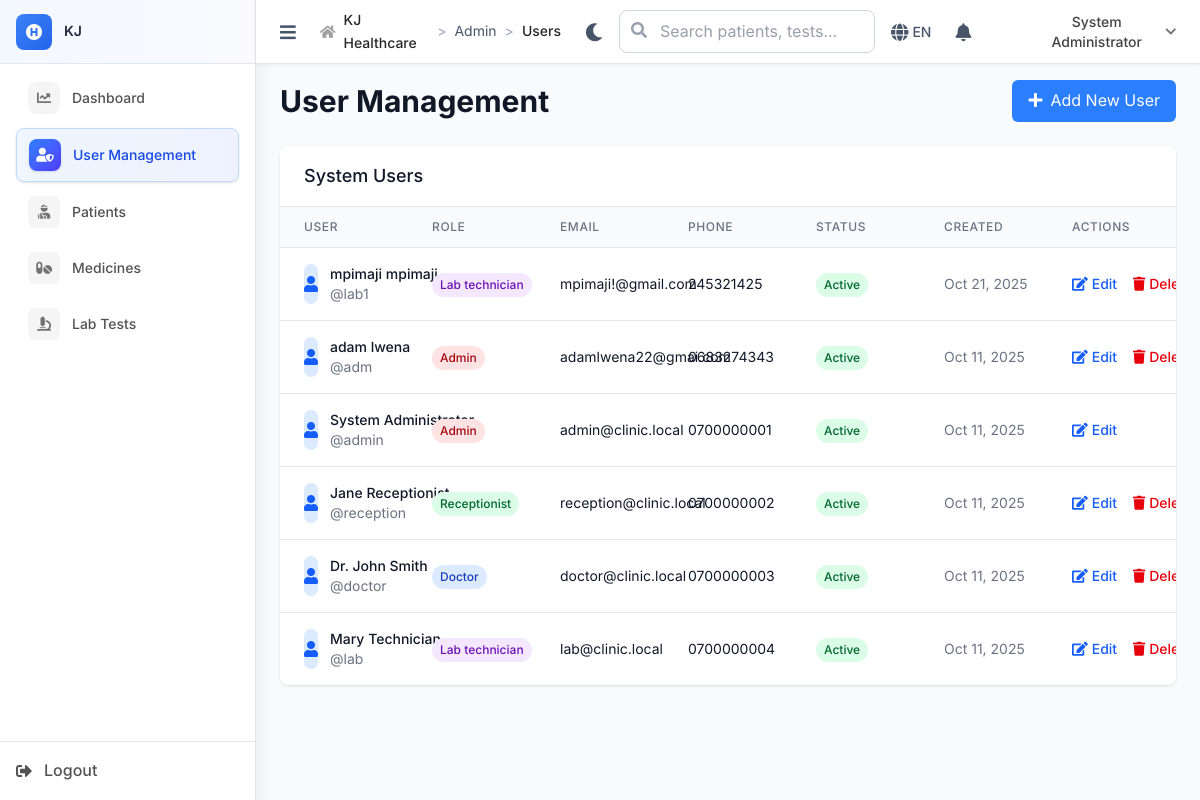
/admin/users (signed in), run on an earlier commit of the app's database.
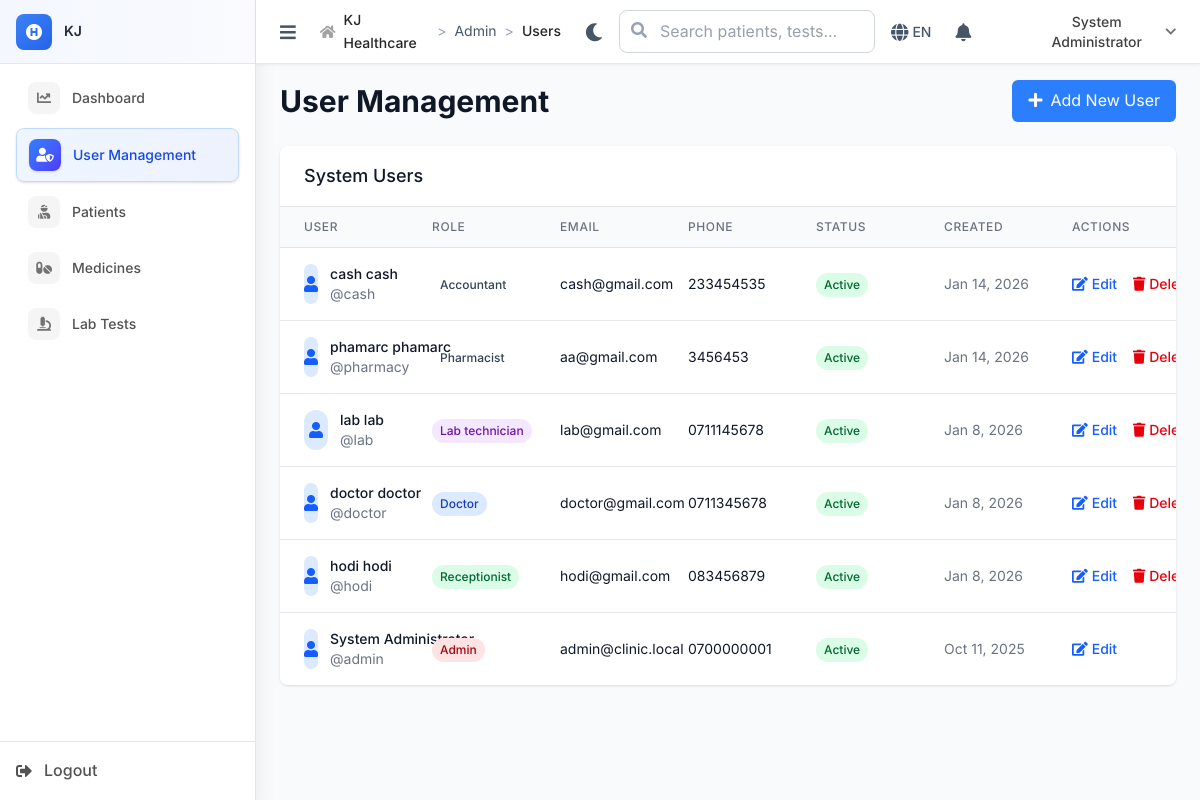
And on a later commit of the database.
### tables this page shows
CREATE TABLE `users` (
  `id` int NOT NULL,
  `username` varchar(50) NOT NULL,
  `password_hash` varchar(255) NOT NULL,
  `email` varchar(100) NOT NULL,
  `role` enum('admin','receptionist','doctor','lab_technician','accountant','pharmacist') NOT NULL,
  `first_name` varchar(50) NOT NULL,
  `last_name` varchar(50) NOT NULL,
  `phone` varchar(20) DEFAULT NULL,
  `specialization` varchar(100) DEFAULT NULL COMMENT 'For doctors - future use',
  `is_active` tinyint(1) DEFAULT '1',
  `created_at` timestamp NOT NULL DEFAULT CURRENT_TIMESTAMP,
  `updated_at` timestamp NOT NULL DEFAULT CURRENT_TIMESTAMP ON UPDATE CURRENT_TIMESTAMP
);

### includes/BaseController.php (called while the page is built, shortened)
<?php
class BaseController {
    public function __construct() {
        global $pdo;
        $this->pdo = $pdo;
    }
    protected function render($view, $data = []) {
        extract($data);
        $BASE_PATH = defined('BASE_PATH') ? BASE_PATH : (rtrim(str_replace('\\', '/', dirname($_SERVER['SCRIPT_NAME'] ?? '/')), '/') ?: '');
        include __DIR__ . "/../views/{$view}.php";
    }
}
?>

### controllers/AdminController.php (called while the page is built, shortened)
<?php
require_once __DIR__ . '/../includes/BaseController.php';
class AdminController extends BaseController {
    public function users() {
        $users = $this->pdo->query("SELECT id, username, email, role, first_name, last_name, phone, is_active, created_at FROM users ORDER BY created_at DESC")->fetchAll();
        $this->render('admin/users', [
            'users' => $users
        ]);
    }
}
?>

### index.php (called while the page is built, shortened)
<?php
$request = $_SERVER['REQUEST_URI'];
$path = parse_url($request, PHP_URL_PATH);
if (strpos($path, BASE_PATH) === 0) {
    $path = substr($path, strlen(BASE_PATH));
}
$path = ltrim($path, '/');
$segments = explode('/', $path);
$controller = $segments[0] ?? 'auth';
$action = $segments[1] ?? 'login';
try {
    $controllerInstance = new $controllerClass();
    $params = array_slice($segments, 2);
    call_user_func_array([$controllerInstance, $action], $params);
} catch (Throwable $e) {
    Logger::error("Error in controller: " . $e->getMessage(), [
        'controller' => $controller,
        'action' => $action,
        'file' => $e->getFile(),
        'line' => $e->getLine(),
        'trace' => $e->getTraceAsString()
    ]);
    error_log("Error in controller: " . $e->getMessage());
    http_response_code(500);
    echo "Internal server error";
}
?>

### views/admin/users.php (the view, shortened to what the rows shown need)
<div class="space-y-6">
    <div class="flex items-center justify-between">
        <h1 class="text-3xl font-bold text-gray-900">User Management</h1>
    </div>
    <div class="bg-white rounded-lg shadow overflow-hidden">
    <div class="overflow-x-auto users-table">
            <table class="min-w-full divide-y divide-gray-200">
                <thead class="bg-gray-50">
                    <tr>
                        <th class="px-6 py-3 text-left text-xs font-medium text-gray-500 uppercase tracking-wider">User</th>
                        <th class="px-6 py-3 text-left text-xs font-medium text-gray-500 uppercase tracking-wider">Role</th>
                        <th class="px-6 py-3 text-left text-xs font-medium text-gray-500 uppercase tracking-wider">Email</th>
                        <th class="px-6 py-3 text-left text-xs font-medium text-gray-500 uppercase tracking-wider">Phone</th>
                        <th class="px-6 py-3 text-left text-xs font-medium text-gray-500 uppercase tracking-wider">Status</th>
                        <th class="px-6 py-3 text-left text-xs font-medium text-gray-500 uppercase tracking-wider">Created</th>
                        <th class="px-6 py-3 text-left text-xs font-medium text-gray-500 uppercase tracking-wider">Actions</th>
                    </tr>
                </thead>
                <tbody class="bg-white divide-y divide-gray-200">
                    <?php foreach ($users as $user): ?>
                    <tr class="hover:bg-gray-50">
                        <td class="px-6 py-4 whitespace-nowrap">
                            <div class="flex items-center">
                                <div class="w-10 h-10 bg-blue-100 rounded-full flex items-center justify-center mr-3">
                                    <i class="fas fa-user text-blue-600"></i>
                                </div>
                                <div>
                                    <div class="text-sm font-medium text-gray-900">
                                        <?php echo htmlspecialchars($user['first_name'] . ' ' . $user['last_name']); ?>
                                    </div>
                                    <div class="text-sm text-gray-500">
                                        @<?php echo htmlspecialchars($user['username']); ?>
                                    </div>
                                </div>
                            </div>
                        </td>
                        <td class="px-6 py-4 whitespace-nowrap">
                            <span class="inline-flex px-2 py-1 text-xs font-medium rounded-full
                                <?php
                                switch ($user['role']) {
                                    case 'admin':
                                        echo 'bg-red-100 text-red-800';
                                        break;
                                    case 'doctor':
                                        echo 'bg-blue-100 text-blue-800';
                                        break;
                                    case 'receptionist':
                                        echo 'bg-green-100 text-green-800';
                                        break;
                                    case 'lab_technician':
                                        echo 'bg-purple-100 text-purple-800';
                                        break;
                                }
                                ?>">
                                <?php echo ucfirst(str_replace('_', ' ', $user['role'])); ?>
                            </span>
                        </td>
                        <td class="px-6 py-4 whitespace-nowrap text-sm text-gray-900">
                            <?php echo htmlspecialchars($user['email']); ?>
                        </td>
                        <td class="px-6 py-4 whitespace-nowrap text-sm text-gray-900">
                            <?php echo htmlspecialchars($user['phone'] ?? 'N/A'); ?>
                        </td>
                        <td class="px-6 py-4 whitespace-nowrap">
                            <span class="inline-flex px-2 py-1 text-xs font-medium rounded-full
                                <?php echo $user['is_active'] ? 'bg-green-100 text-green-800' : 'bg-red-100 text-red-800'; ?>">
                                <?php echo $user['is_active'] ? 'Active' : 'Inactive'; ?>
                            </span>
                        </td>
                        <td class="px-6 py-4 whitespace-nowrap text-sm text-gray-500">
                            <?php echo date('M j, Y', strtotime($user['created_at'])); ?>
                        </td>
                        <td class="px-6 py-4 whitespace-nowrap text-sm font-medium">
                            <a href="<?= $BASE_PATH ?>/admin/edit_user?id=<?= $user['id'] ?>" class="text-blue-600 hover:text-blue-900 mr-3">
                                <i class="fas fa-edit mr-1"></i>Edit
                            </a>
                            <?php if ($user['id'] != $_SESSION['user_id']): ?>
                                <button onclick="deleteUser(<?= $user['id'] ?>, '<?= htmlspecialchars($user['username']) ?>')"
                                        class="text-red-600 hover:text-red-900">
                                    <i class="fas fa-trash mr-1"></i>Delete
                                </button>
                            <?php endif; ?>
                        </td>
                    </tr>
                    <?php endforeach; ?>
                </tbody>
            </table>
        </div>
    </div>
</div>

What changed in the data, as far as the page shows it:
removed users: first_name+last_name "mpimaji mpimaji", username "lab1", role "Lab technician", email "mpimaji!@gmail.com", phone "245321425", is_active "Active", created_at "Oct 21, 2025"
removed users: first_name+last_name "adam lwena", username "adm", role "Admin", email "adamlwena22@gmai.com", phone "0683274343", is_active "Active", created_at "Oct 11, 2025"
removed users: first_name+last_name "Jane Receptionist", username "reception", role "Receptionist", email "reception@clinic.local", phone "0700000002", is_active "Active", created_at "Oct 11, 2025"
removed users: first_name+last_name "Dr. John Smith", username "doctor", role "Doctor", email "doctor@clinic.local", phone "0700000003", is_active "Active", created_at "Oct 11, 2025"
removed users: first_name+last_name "Mary Technician", username "lab", role "Lab technician", email "lab@clinic.local", phone "0700000004", is_active "Active", created_at "Oct 11, 2025"
added users: first_name+last_name "cash cash", username "cash", role "Accountant", email "cash@gmail.com", phone "233454535", is_active "Active", created_at "Jan 14, 2026"
added users: first_name+last_name "phamarc phamarc", username "pharmacy", role "Pharmacist", email "aa@gmail.com", phone "3456453", is_active "Active", created_at "Jan 14, 2026"
added users: first_name+last_name "lab lab", username "lab", role "Lab technician", email "lab@gmail.com", phone "0711145678", is_active "Active", created_at "Jan 8, 2026"
added users: first_name+last_name "doctor doctor", username "doctor", role "Doctor", email "doctor@gmail.com", phone "0711345678", is_active "Active", created_at "Jan 8, 2026"
added users: first_name+last_name "hodi hodi", username "hodi", role "Receptionist", email "hodi@gmail.com", phone "083456879", is_active "Active", created_at "Jan 8, 2026"
